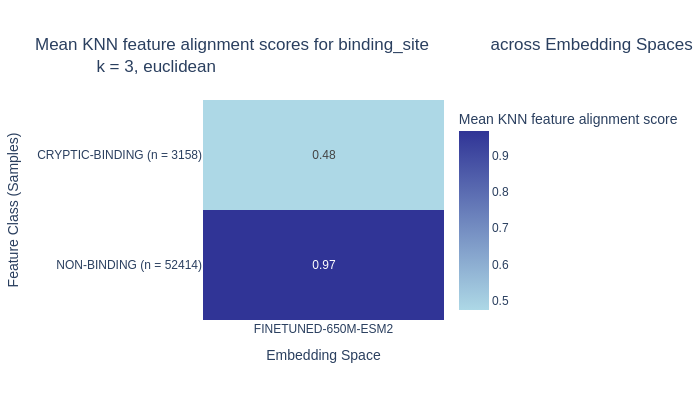

Here is the notebook cell this chart was saved with:
### Code cell
from emmaemb.vizualisation import plot_knn_alignment_across_classes

emma.calculate_pairwise_distances(emb_space=embeddings_name, metric='euclidean')

fig_3 = plot_knn_alignment_across_classes(
    emma, k=3, metric='euclidean', feature='binding_site')
fig_3.update_layout(height=400, width=700)
fig_3.show()

### Figure 1 — Plotly figure (JSON) as saved in the notebook; plotly's stock layout.template omitted (floating-point values rounded to 4 significant figures)
{"data": [{"coloraxis": "coloraxis", "hovertemplate": "Embedding Space: %{x}<br>Feature Class (Samples): %{y}<br>Mean KNN feature alignment score: %{z}<extra></extra>", "name": "0", "texttemplate": "%{z:.2f}", "type": "heatmap", "x": ["FINETUNED-650M-ESM2"], "xaxis": "x", "y": ["CRYPTIC-BINDING (n = 3158)", "NON-BINDING (n = 52414)"], "yaxis": "y", "z": [[0.4756], [0.9671]]}], "layout": {"coloraxis": {"colorbar": {"title": {"text": "Mean KNN feature alignment score"}}, "colorscale": [[0, "lightblue"], [1, "#303496"]]}, "font": {"family": "Arial"}, "height": 400, "title": {"text": "Mean KNN feature alignment scores for binding_site             across Embedding Spaces<br>             k = 3, euclidean"}, "width": 700, "xaxis": {"anchor": "y", "domain": [0, 1], "title": {"text": "Embedding Space"}}, "yaxis": {"anchor": "x", "autorange": "reversed", "domain": [0, 1], "title": {"text": "Feature Class (Samples)"}}}}
